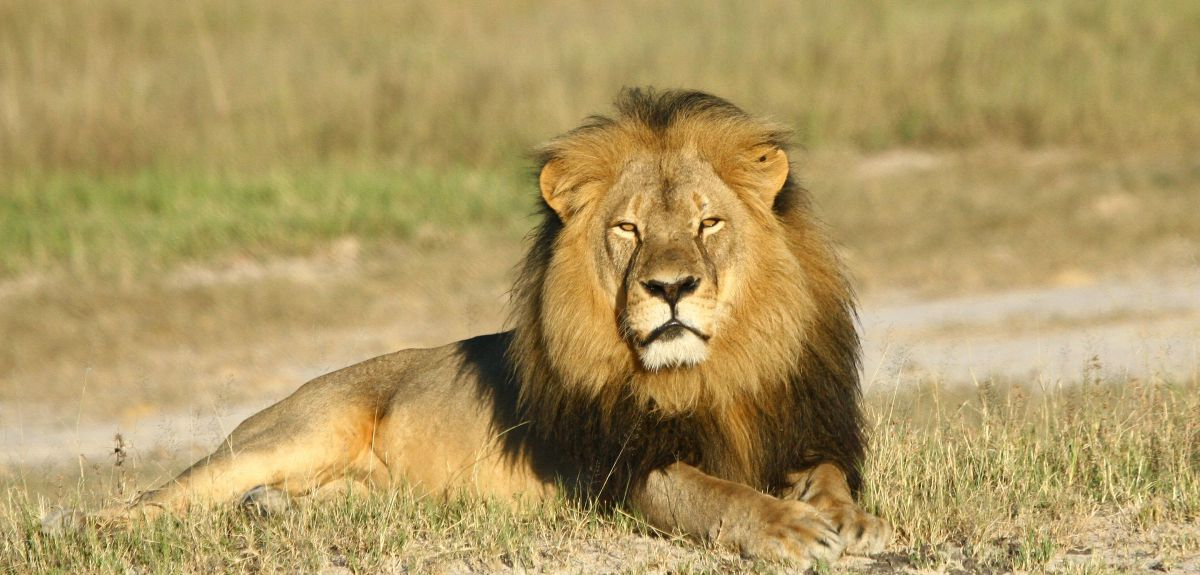
#> input picture Non Maximal Suppression/images/lion.jpg, 1200 x 575 px
$ jupyter execute 'Non Maximum Supression.ipynb'   (shell and % lines are left out)
#> lines starting #> are read from the running program, lines starting #| are printed output that depends on the picture; after the words box and inside, x2 and y2 are one past the last pixel; in counts of white or black regions, pixels touching at a corner belong together
## Non Maximum Supression for object detection

[cell 1]
# import necessary packages
import numpy as np
import cv2
import matplotlib.pyplot as plt

[cell 2]
def non_max_suppression_slow(boxes, overlapThresh):
    # if there are no boxes, return an empty list
    if len(boxes) == 0:
        return []

    # initialize the list of picked indexes
    pick = []

    # grab the coordinates of the bounding boxes
    x1 = boxes[:,0]
    y1 = boxes[:,1]
    x2 = boxes[:,2]
    y2 = boxes[:,3]


    # compute the area of the bounding boxes and sort the bounding
    # boxes by the bottom-right y-coordinate of the bounding box
    area = (x2 - x1 + 1) * (y2 - y1 + 1)
    idxs = np.argsort(y2)

    # keep looping while some indexes still remain in the indexes
    # list
    while len(idxs) > 0:
        # grab the last index in the indexes list, add the index
        # value to the list of picked indexes, then initialize
        # the suppression list (i.e. indexes that will be deleted)
        # using the last index
        last = len(idxs) - 1
        i = idxs[last]
        pick.append(i)
        suppress = [last]

        # loop over all indexes in the indexes list
        for pos in range(0, last):
            # grab the current index
            j = idxs[pos]

            # find the largest (x, y) coordinates for the start of
            # the bounding box and the smallest (x, y) coordinates
            # for the end of the bounding box
            xx1 = max(x1[i], x1[j])
            yy1 = max(y1[i], y1[j])
            xx2 = min(x2[i], x2[j])
            yy2 = min(y2[i], y2[j])

            # compute the width and height of the bounding box
            w = max(0, xx2 - xx1 + 1)
            h = max(0, yy2 - yy1 + 1)

            # compute the ratio of overlap between the computed
            # bounding box and the bounding box in the area list
            overlap = float(w * h) / area[j]

            # if there is sufficient overlap, suppress the
            # current bounding box
            if overlap > overlapThresh:
                suppress.append(pos)

        # delete all indexes from the index list that are in the
        # suppression list
        idxs = np.delete(idxs, suppress)

    # return only the bounding boxes that were picked
    return boxes[pick]

[cell 3]
# construct a list containing the images that will be examined
# along with their respective bounding boxes
# This is a sample list of images. Own images can be annotated using LabelImg tool (freely available for linux)


images = [
    ("images/lion.jpg", np.array([
    (489, 76, 902, 444),
    (513, 93, 954, 438),
    (447, 75, 973, 456)])),
    ("images/dog.jpg", np.array([
    (24, 31, 178, 179),
    (29, 38, 171, 164),
    (17, 24, 175, 169),
    (5, 35, 189, 164)]))
]


# loop over the images
for (imagePath, boundingBoxes) in images:
    # load the image and clone it
    print("Initial bounding boxes: {}".format(len(boundingBoxes)))
    image = cv2.imread(imagePath)
#> image is the input picture: shape (575, 1200, 3); mean B, G, R 97.8, 152.7, 175
    orig = image.copy()

    # loop over the bounding boxes for each image and draw them
    for (startX, startY, endX, endY) in boundingBoxes:
        cv2.rectangle(orig, (startX, startY), (endX, endY), (0, 0, 255), 2)
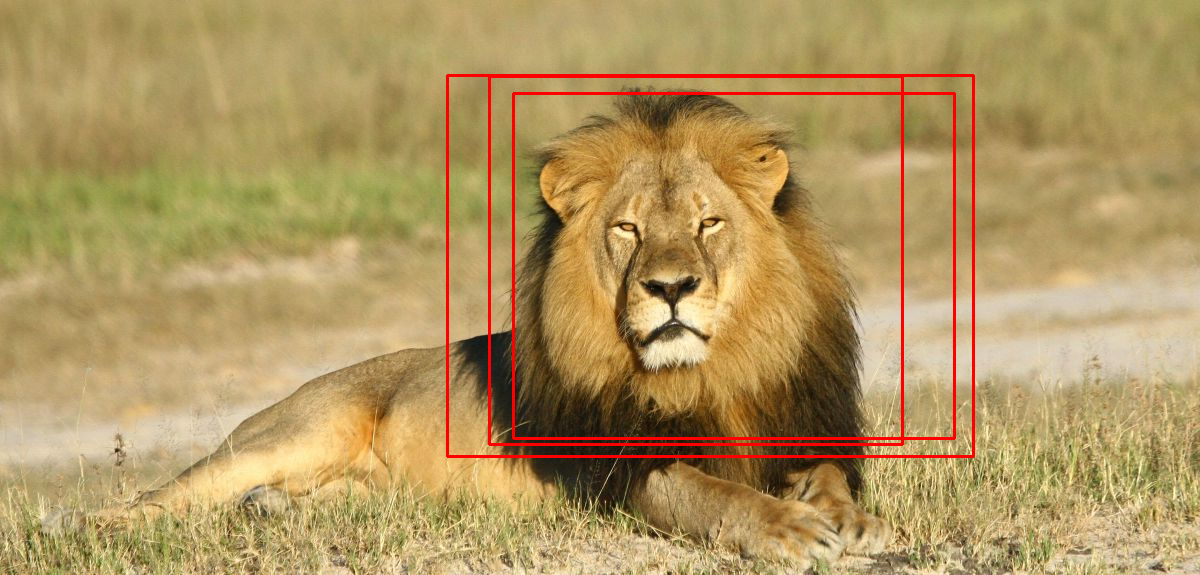
#> orig: shape (575, 1200, 3); 2.03% of pixels changed, all inside (x1, y1, x2, y2) = (446, 74, 975, 458)

    # perform non-maximum suppression on the bounding boxes
    pick = non_max_suppression_slow(boundingBoxes, 0.3)
    print("After applying non-maximum, bounding boxes: {}".format(len(pick)))

    # loop over the picked bounding boxes and draw them
    for (startX, startY, endX, endY) in pick:
        cv2.rectangle(image, (startX, startY), (endX, endY), (0, 255, 0), 2)
        cv2.imwrite(imagePath.split('.')[0]+'_orig.jpg', orig)
        cv2.imwrite(imagePath.split('.')[0]+'_nms.jpg', image)
        print('Images saved in :{}\n'.format(imagePath.split('/')[0]))
#> this loop made 1 pass
#> pass 1, `cv2.imwrite(imagePath.split('.')[0]+'_nms.jpg', image)`:
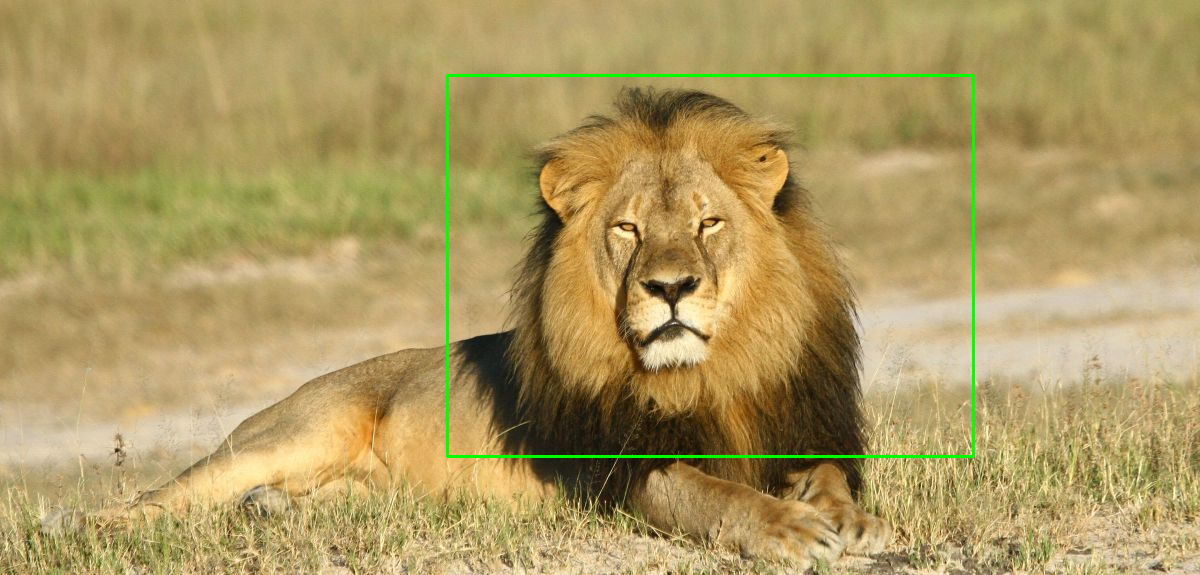
#> saved as lion_nms.jpg: shape (575, 1200, 3); mean B, G, R 97.1, 153.6, 173.8
#> pass 2 of the loop `for (imagePath, boundingBoxes) in images:`:
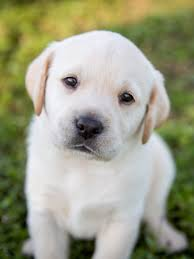
#> input picture Non Maximal Suppression/images/dog.jpg, 194 x 259 px
#> image is the input picture: shape (259, 194, 3); mean B, G, R 133.1, 157.9, 156.8
#> after the loop `for (startX, startY, endX, endY) in boundingBoxes:`:
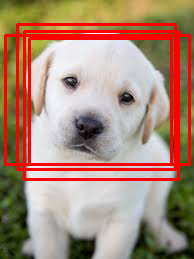
#> orig: shape (259, 194, 3); 13.09% of pixels changed, all inside (x1, y1, x2, y2) = (4, 23, 191, 181)
#> the loop `for (startX, startY, endX, endY) in pick:` made 1 pass
#| Images saved in :images
#> pass 1, `cv2.imwrite(imagePath.split('.')[0]+'_nms.jpg', image)`:
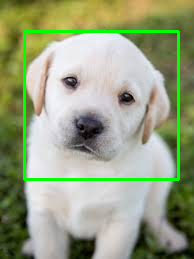
#> saved as dog_nms.jpg: shape (259, 194, 3); mean B, G, R 129.3, 161.8, 151.7
